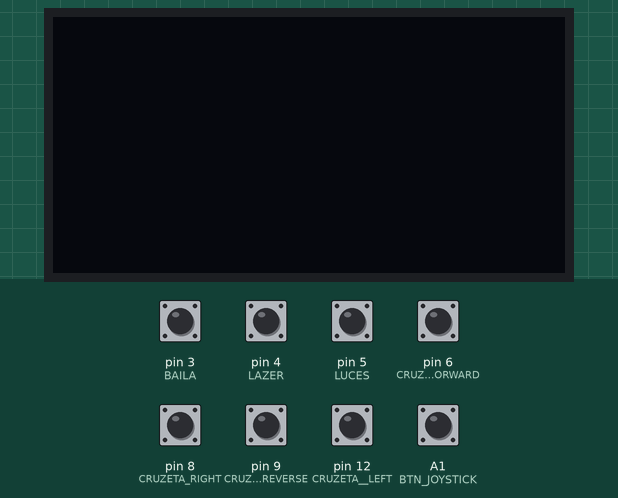
This sketch was run on a simulated Arduino Uno, built with avr-gcc and run on an emulated ATmega328P. Parts: 128×64 one-colour display. The inputs (shaded band) are chosen by the test bench; at power-on: A1 (BTN_JOYSTICK), pin 3 (BAILA), pin 4 (LAZER), pin 5 (LUCES), pin 6 (CRUZE_FORWARD), pin 8 (CRUZETA_RIGHT), pin 9 (CRUZE_REVERSE), pin 12 (CRUZETA__LEFT) HIGH. What the sketch prints to the serial monitor is not drawn.

Above: at 1.2 s.
1.3 s: pin 3 (BAILA) pulled LOW for 0.15 s
At 2.3 s:
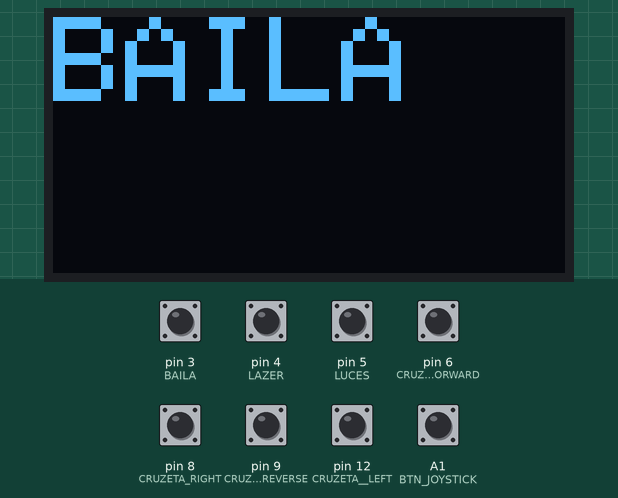
2.9 s: pin 4 (LAZER) pulled LOW for 0.15 s
At 3.6 s:
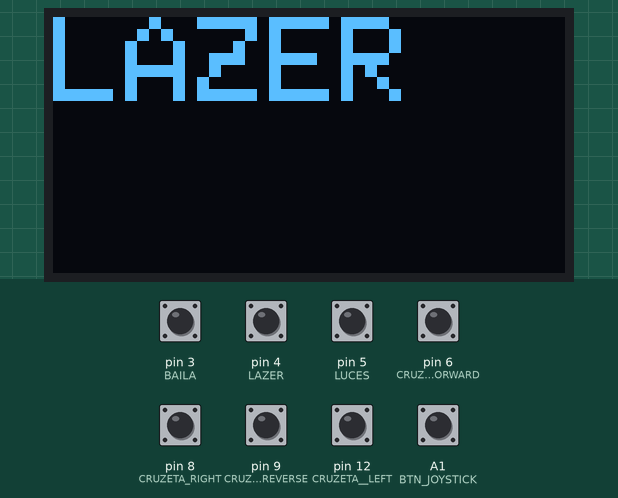
4.5 s: pin 5 (LUCES) pulled LOW for 0.15 s
At 5.7 s:
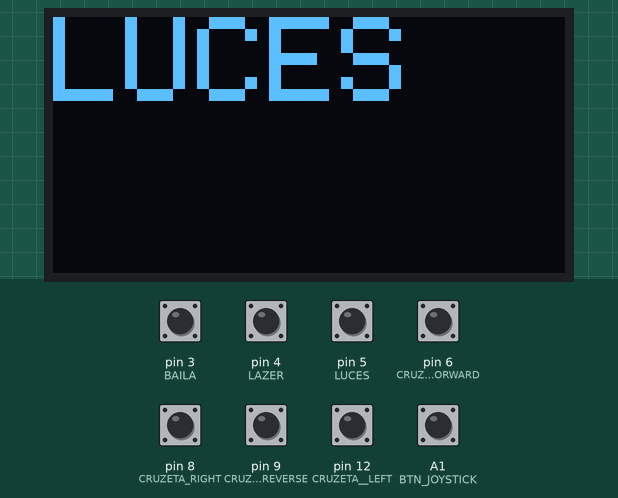
6.1 s: pin 6 (CRUZE_FORWARD) pulled LOW for 0.15 s
At 7.2 s:
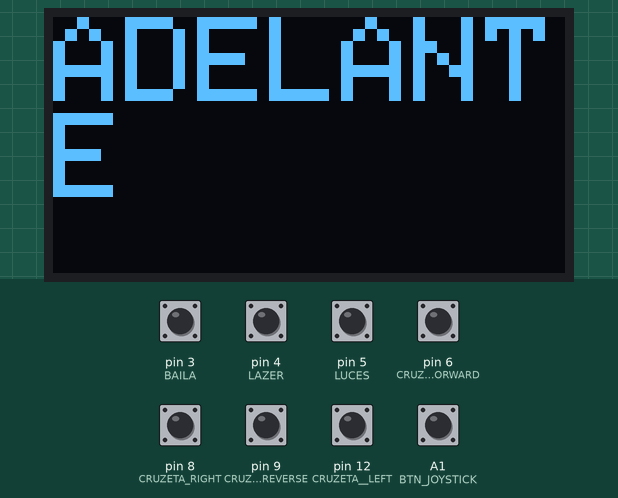
7.7 s: pin 8 (CRUZETA_RIGHT) pulled LOW for 0.15 s
At 8.4 s:
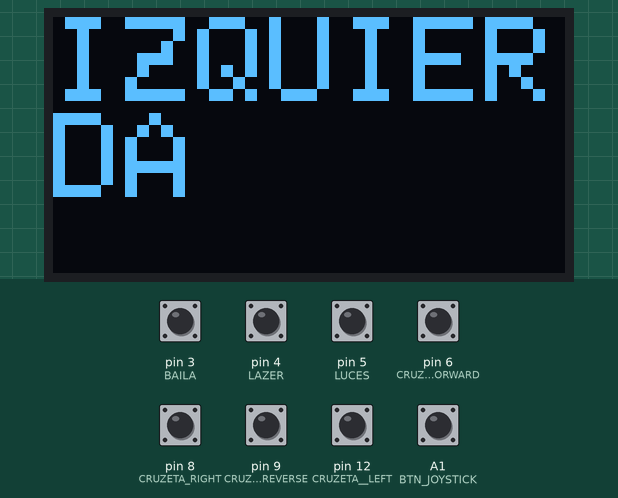
9.3 s: pin 9 (CRUZE_REVERSE) pulled LOW for 0.15 s
At 9.6 s:
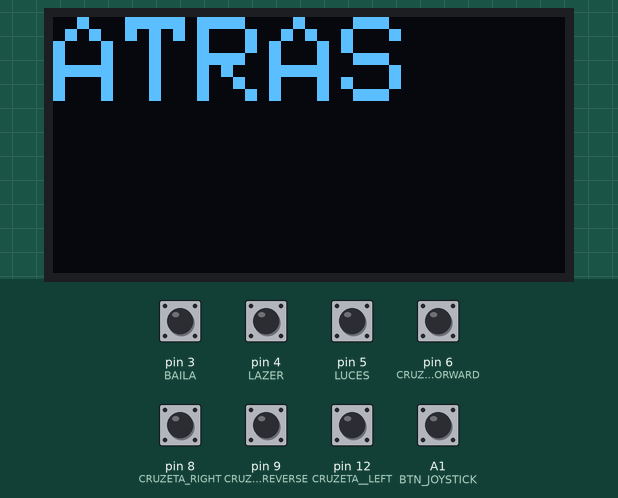
Timing chart, 0 to 11.9 s (numbered marks = the images above; inputs shaded):
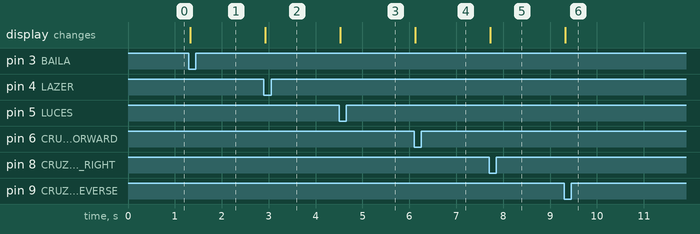

The sketch:

Mini_nano_Remoto.ino
```cpp
//librerias para pantalla
#include <SPI.h>
#include <Wire.h>
#include <Adafruit_GFX.h>
#include <Adafruit_SSD1306.h>

//libreria bluetooth
#include <SoftwareSerial.h> // libreria que permite establecer pines digitales
SoftwareSerial mySerial(10, 11);   // pin 11 como RX, pin 10 como TX
int databt = 0;      // variable para almacenar caracter recibido por bluetooth


// bucle sin dealy()
#define BOTON0 0
#define BOTON1 1
#define BOTON2 2
#define BOTON7 7
#define BOTON13 13

// CRUZETA
#define CRUZE_FORWARD 6
#define CRUZE_REVERSE 9
#define CRUZETA__LEFT 12
#define CRUZETA_RIGHT 8
#define LUCES 5
#define BAILA 3
#define LAZER 4

#define BTN_JOYSTICK A1
int POTport = A0;
long POTvalor =  0 ;
int estadoanteriorPOTvalor =  0 ;
int velocidad  =  0;

// Pantalla

#define ANCHO 128     // reemplaza ocurrencia de ANCHO por 128
#define ALTO 64       // reemplaza ocurrencia de ALTO por 64

#define OLED_RESET 4      // necesario por la libreria pero no usado
Adafruit_SSD1306 oled(ANCHO, ALTO, &Wire, OLED_RESET);  // crea objeto


void setup() {

  Wire.begin();					// inicializa bus I2C
  oled.begin(SSD1306_SWITCHCAPVCC, 0x3C); // inicializa pantalla con direccion 0x3C

  oled.clearDisplay();      // limpia pantalla

  Serial.begin(38400);        //Inicializa puerto serie por hard
  mySerial.begin(38400);    //Inicializa puerto serie por soft

  pinMode(CRUZE_FORWARD, INPUT_PULLUP);
  pinMode(CRUZE_REVERSE, INPUT_PULLUP);
  pinMode(CRUZETA__LEFT, INPUT_PULLUP);
  pinMode(CRUZETA_RIGHT, INPUT_PULLUP);
  pinMode(LUCES, INPUT_PULLUP);
  pinMode(BAILA, INPUT_PULLUP);
  pinMode(LAZER, INPUT_PULLUP);

  pinMode(BTN_JOYSTICK, INPUT_PULLUP);
}


void loop() {

//  if (mySerial.available()) { // Si hay datos disponibles en el módulo Bluetooth
//    //mensajeCortoPantalla("CONECTADO");
//    //String mensaje = mySerial.readString(); // Lee el mensaje recibido
//     databt = mySerial.read();   // almacena en databt el caracter recibido desde modulo
//    Serial.println("CONECTADO");
//  }else{    Serial.println("NO CONECTADO");
//
//     //mensajeCortoPantalla("Conectando  bluetooth");
//  }
//
  //test Code int msg = 2; mySerial.write(msg); int msgspeed = 255;  mySerial.write(msgspeed);

  // Verifica el estado de la conexión Bluetooth


  if (digitalRead(CRUZE_FORWARD) == LOW) {  // si se presiona PULSADOR1
    int msg = 1;   mySerial.write(msg);
    mensajeCortoPantalla("ADELANTE");
    Serial.println("CRUZE_FORWARD");
  }
  else if (digitalRead(CRUZE_REVERSE) == LOW) {  // si se presiona PULSADOR1
    int msg = 2;   mySerial.write(msg);
    mensajeCortoPantalla("ATRAS");
    Serial.println("CRUZE_REVERSE");

  }
  else if (digitalRead(CRUZETA__LEFT) == LOW) {  // si se presiona PULSADOR1
    int msg = 3;   mySerial.write(msg);
    mensajeCortoPantalla("DERECHA");
    Serial.println("CRUZETA__LEFT");

  }
  else if (digitalRead(CRUZETA_RIGHT) == LOW) {  // si se presiona PULSADOR1
    int msg = 4;  mySerial.write(msg);
    mensajeCortoPantalla("IZQUIERDA");
    Serial.println("CRUZETA_RIGHT");

  }
  else if (digitalRead(LUCES) == LOW) {  // si se presiona PULSADOR1
    int msg = 15;  mySerial.write(msg);
    mensajeCortoPantalla("LUCES");
    Serial.println("LUCES");
  }
  else if (digitalRead(BAILA) == LOW) {  // si se presiona PULSADOR1
    int msg = 9;  mySerial.write(msg);
    mensajeCortoPantalla("BAILA");
    Serial.println("BAILA");
  }
  else if (digitalRead(LAZER) == LOW) {  // si se presiona PULSADOR1
    int msg = 10;  mySerial.write(msg);
    mensajeCortoPantalla("LAZER");
    Serial.println("LAZER");
  }

  else if (digitalRead(BTN_JOYSTICK) == LOW) {  Serial.println("BTN_JOYSTICK");   }
  else {
    int msg = 0;
    mySerial.write(msg);
  }
  oled.clearDisplay();      // limpia pantalla

}

void mensajeCortoPantalla(String frase){
  oled.clearDisplay();      // limpia pantalla
  oled.setTextColor(WHITE);   // establece color al unico disponible (pantalla monocromo)
  oled.setCursor(0, 0);     // ubica cursor en inicio de coordenadas 0,0
  oled.setTextSize(3);      // establece tamano de texto en 1
  oled.print(frase);  // escribe en pantalla el texto
  oled.setCursor (10, 30);    // ubica cursor en coordenas 10,30
  oled.setTextSize(2);      // establece tamano de texto en 2
  oled.display();     // muestra en pantalla todo lo establecido anteriormente
}
```

Measured:
- after the input at 1.3 s, the display: changes at once (image 1)
- after the input at 2.9 s, the display: changes at once (image 2)
- after the input at 4.5 s, the display: changes at once (image 3)
- after the input at 6.1 s, the display: changes at once (image 4)
- after the input at 7.7 s, the display: changes at once (image 5)
- after the input at 9.3 s, the display: changes at once (image 6)
